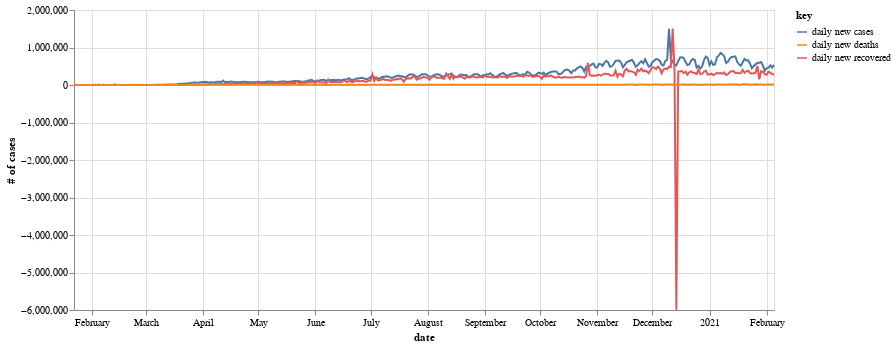

Write notebook code for a chart like this one.
### Code cell
#Plot ALtair 5: Global time series chart for daily new cases, recovered, and deaths - version 2 (Im not using this at my webapp)
import altair as alt


data = timeseries_final
base = alt.Chart(data).transform_fold(
    ['daily new cases', 'daily new recovered', 'daily new deaths']
)
line = base.mark_line().encode(
    x='date:T',
    y=alt.Y('value:Q', axis=alt.Axis(title='# of cases')),
    color='key:N',
    tooltip=['yearmonthdate(date)','daily new cases', 'daily new recovered', 'daily new deaths']
).properties(width=700)


line

### Figure 1 — Vega-Lite specification as saved in the notebook (floating-point values rounded to 4 significant figures; data arrays with more than 128 entries replaced by an {"elided": "..."} marker saying what was removed)
{"config": {"view": {"continuousWidth": 400, "continuousHeight": 300}}, "data": {"name": "data-628fd3314359ab947ca5013a3d0afba4"}, "mark": "line", "encoding": {"color": {"type": "nominal", "field": "key"}, "tooltip": [{"type": "temporal", "field": "date", "timeUnit": "yearmonthdate"}, {"type": "quantitative", "field": "daily new cases"}, {"type": "quantitative", "field": "daily new recovered"}, {"type": "quantitative", "field": "daily new deaths"}], "x": {"type": "temporal", "field": "date"}, "y": {"type": "quantitative", "axis": {"title": "# of cases"}, "field": "value"}}, "transform": [{"fold": ["daily new cases", "daily new recovered", "daily new deaths"]}], "width": 700, "$schema": "https://vega.github.io/schema/vega-lite/v4.8.1.json", "datasets": {"data-628fd3314359ab947ca5013a3d0afba4": {"elided": "381 records"}}}
